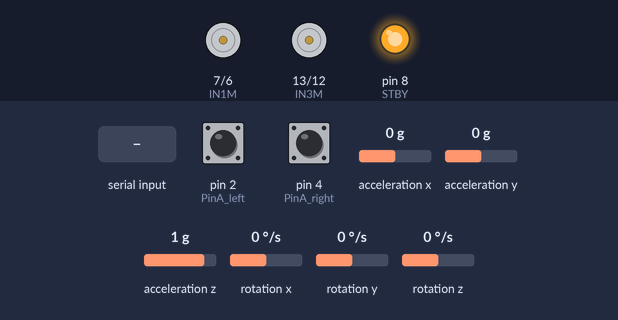
The sketch below on a simulated Arduino Uno, built with avr-gcc and run on an emulated ATmega328P. Parts: motor-driver pin pairs drawn as motors (green arrow = first pin HIGH = forward, orange = second pin HIGH = backward, longer = more drive, scaled by the enable pin, stopped while the standby pin is LOW), output pins drawn as LEDs (lit = HIGH). The test bench sets the inputs (shaded band); at power-on: rotation x 0 °/s, rotation z 0 °/s, acceleration y 0 g, pin 2 (PinA_left) LOW, pin 4 (PinA_right) LOW, acceleration x 0 g, acceleration z 1 g, rotation y 0 °/s.

Above: at 2.7 s.
2.8 s: rotation x set to -192 °/s
At 5.2 s:
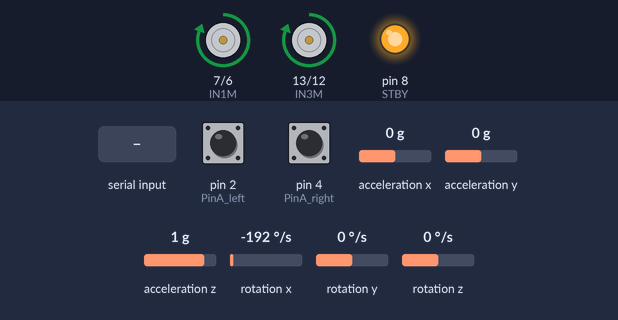
5.8 s: byte 2 (0x02) received over Serial
8.0 s: byte 5 (0x05) received over Serial
At 8.1 s:
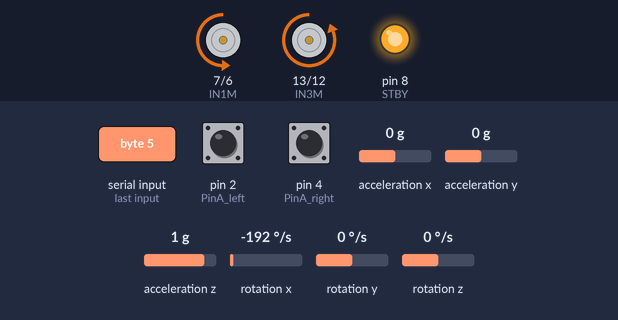
11.0 s: rotation z set to -192 °/s
14.0 s: acceleration y set to -1.4 g
At 14.19 s:
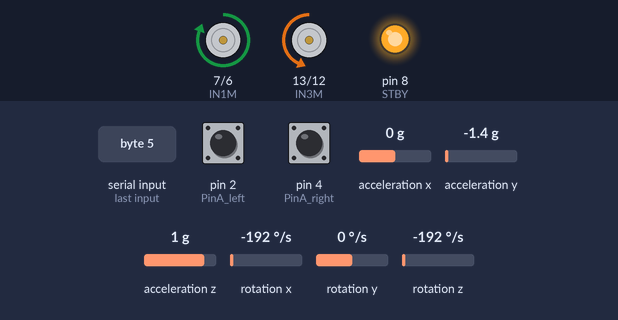
Timing chart, 0 to 16.8 s (numbered marks = the images above; inputs shaded):
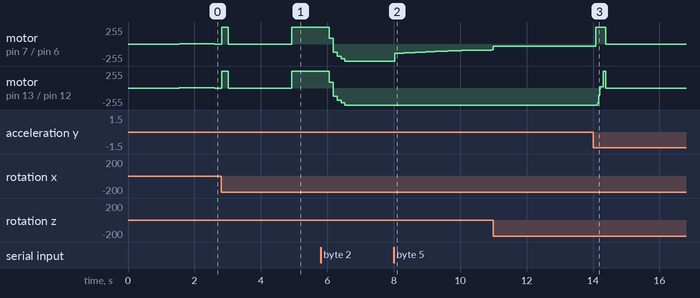

The sketch:

HJ-R3.ino
```cpp
#include <PinChangeInt.h>
#include <MsTimer2.h>
//利用测速码盘计数实现速度PID控制
#include <BalanceCar.h>
#include <KalmanFilter.h>
//I2Cdev、MPU6050和PID_v1类库需要事先安装在Arduino 类库文件夹下
#include "I2Cdev.h"
#include "MPU6050_6Axis_MotionApps20.h"
#include "Wire.h"

MPU6050 mpu; //实例化一个 MPU6050 对象，对象名称为 mpu
BalanceCar balancecar;
KalmanFilter kalmanfilter;
int16_t ax, ay, az, gx, gy, gz;
//TB6612FNG驱动模块控制信号
#define IN1M 7
#define IN2M 6
#define IN3M 13
#define IN4M 12
#define PWMA 9
#define PWMB 10
#define STBY 8

#define PinA_left 2  //中断0
#define PinA_right 4 //中断1


//声明自定义变量
int time;
byte inByte; //串口接收字节
int num;
double Setpoint;                               //角度DIP设定点，输入，输出
double Setpoints, Outputs = 0;                         //速度DIP设定点，输入，输出
double kp = 38, ki = 0.0, kd = 0.58;                   //需要你修改的参数
double kp_speed = 3.6, ki_speed = 0.1058, kd_speed = 0.0;            // 需要你修改的参数
double kp_turn = 28, ki_turn = 0, kd_turn = 0.29;                 //旋转PID设定
//转向PID参数
double setp0 = 0, dpwm = 0, dl = 0; //角度平衡点，PWM差，死区，PWM1，PWM2
float value;

//********************angle data*********************//
float Q;
float Angle_ax; //由加速度计算的倾斜角度
float Angle_ay;
float K1 = 0.05; // 对加速度计取值的权重
float angle0 = 0.00; //机械平衡角
int slong;
//********************angle data*********************//

//***************Kalman_Filter*********************//
float Q_angle = 0.001, Q_gyro = 0.005; //角度数据置信度,角速度数据置信度
float R_angle = 0.5 , C_0 = 1;
float timeChange = 5; //滤波法采样时间间隔毫秒
float dt = timeChange * 0.001; //注意：dt的取值为滤波器采样时间
//***************Kalman_Filter*********************//

//*********************************************
//******************** speed count ************
//*********************************************

volatile long count_right = 0;//使用volatile lon类型是为了外部中断脉冲计数值在其他函数中使用时，确保数值有效
volatile long count_left = 0;//使用volatile lon类型是为了外部中断脉冲计数值在其他函数中使用时，确保数值有效
int speedcc = 0;

//////////////////////脉冲计算/////////////////////////
int lz = 0;
int rz = 0;
int rpluse = 0;
int lpluse = 0;

/////////////////////脉冲计算////////////////////////////

//////////////转向、旋转参数///////////////////////////////
int turncount = 0; //转向介入时间计算
float turnoutput = 0;
//////////////转向、旋转参数///////////////////////////////

//////////////蓝牙控制量///////////////////
int front = 0;//前进变量
int back = 0;//后退变量
int turnl = 0;//左转标志
int turnr = 0;//右转标志
int spinl = 0;//左旋转标志
int spinr = 0;//右旋转标志
//////////////蓝牙控制量///////////////////

//////////////////超声波速度//////////////////

int chaoshengbo = 0;
int tingzhi = 0;
int jishi = 0;

//////////////////超声波速度//////////////////


//////////////////////脉冲计算///////////////////////
void countpluse()
{

  lz = count_left;
  rz = count_right;

  count_left = 0;
  count_right = 0;

  lpluse = lz;
  rpluse = rz;

  if ((balancecar.pwm1 < 0) && (balancecar.pwm2 < 0))                     //小车运动方向判断 后退时（PWM即电机电压为负） 脉冲数为负数
  {
    rpluse = -rpluse;
    lpluse = -lpluse;
  }
  else if ((balancecar.pwm1 > 0) && (balancecar.pwm2 > 0))                 //小车运动方向判断 前进时（PWM即电机电压为正） 脉冲数为负数
  {
    rpluse = rpluse;
    lpluse = lpluse;
  }
  else if ((balancecar.pwm1 < 0) && (balancecar.pwm2 > 0))                 //小车运动方向判断 前进时（PWM即电机电压为正） 脉冲数为负数
  {
    rpluse = rpluse;
    lpluse = -lpluse;
  }
  else if ((balancecar.pwm1 > 0) && (balancecar.pwm2 < 0))               //小车运动方向判断 左旋转 右脉冲数为负数 左脉冲数为正数
  {
    rpluse = -rpluse;
    lpluse = lpluse;
  }

  //提起判断
  balancecar.stopr += rpluse;
  balancecar.stopl += lpluse;

  //每5ms进入中断时，脉冲数叠加
  balancecar.pulseright += rpluse;
  balancecar.pulseleft += lpluse;

}
////////////////////脉冲计算///////////////////////


//////////////////角度PD////////////////////
void angleout()
{
  balancecar.angleoutput = kp * (kalmanfilter.angle + angle0) + kd * kalmanfilter.Gyro_x;//PD 角度环控制
}
//////////////////角度PD////////////////////

//////////////////////////////////////////////////////////
//////////////////中断定时 5ms定时中断////////////////////
/////////////////////////////////////////////////////////
void inter()
{
  sei();
  countpluse();                                     //脉冲叠加子函数
  mpu.getMotion6(&ax, &ay, &az, &gx, &gy, &gz);     //IIC获取MPU6050六轴数据 ax ay az gx gy gz
  kalmanfilter.Angletest(ax, ay, az, gx, gy, gz, dt, Q_angle, Q_gyro,R_angle,C_0,K1);                                      //获取angle 角度和卡曼滤波
  angleout();                                       //角度环 PD控制

  speedcc++;
  if (speedcc >= 8)                                //50ms进入速度环控制
  {
    Outputs = balancecar.speedpiout(kp_speed,ki_speed,kd_speed,front,back,setp0);
    speedcc = 0;
  }
    turncount++;
  if (turncount > 2)                                //10ms进入旋转控制
  {
    turnoutput = balancecar.turnspin(turnl,turnr,spinl,spinr,kp_turn,kd_turn,kalmanfilter.Gyro_z);                                    //旋转子函数
    turncount = 0;
  }
  balancecar.posture++;
  balancecar.pwma(Outputs,turnoutput,kalmanfilter.angle,kalmanfilter.angle6,turnl,turnr,spinl,spinr,front,back,kalmanfilter.accelz,IN1M,IN2M,IN3M,IN4M,PWMA,PWMB);                                            //小车总PWM输出
}
//////////////////////////////////////////////////////////
//////////////////中断定时 5ms定时中断///////////////////
/////////////////////////////////////////////////////////


// ===    初始设置     ===
void setup() {
  // TB6612FNGN驱动模块控制信号初始化
  pinMode(IN1M, OUTPUT);                         //控制电机1的方向，01为正转，10为反转
  pinMode(IN2M, OUTPUT);
  pinMode(IN3M, OUTPUT);                        //控制电机2的方向，01为正转，10为反转
  pinMode(IN4M, OUTPUT);
  pinMode(PWMA, OUTPUT);                        //左电机PWM
  pinMode(PWMB, OUTPUT);                        //右电机PWM
  pinMode(STBY, OUTPUT);                        //TB6612FNG使能


  //初始化电机驱动模块
  digitalWrite(IN1M, 0);
  digitalWrite(IN2M, 1);
  digitalWrite(IN3M, 1);
  digitalWrite(IN4M, 0);
  digitalWrite(STBY, 1);
  analogWrite(PWMA, 0);
  analogWrite(PWMB, 0);

  pinMode(PinA_left, INPUT);  //测速码盘输入
  pinMode(PinA_right, INPUT);

  // 加入I2C总线
  Wire.begin();                            //加入 I2C 总线序列
  Serial.begin(9600);                       //开启串口，设置波特率为 115200
  delay(1500);
  mpu.initialize();                       //初始化MPU6050
  delay(2);
 //5ms定时中断设置  使用timer2    注意：使用timer2会对pin3 pin11的PWM输出有影响，因为PWM使用的是定时器控制占空比，所以在使用timer的时候要注意查看对应timer的pin口。
  MsTimer2::set(5, inter);
  MsTimer2::start();

}

////////////////////////bluetooth//////////////////////
void kongzhi()
{
  while (Serial.available())                                    //等待蓝牙数据
    switch (Serial.read())                                      //读取蓝牙数据
    {
      case 0x01: front = 500;   break;                         //前进
      case 0x02: back = -500;   break;                        //后退
      case 0x03: turnl = 1;   break;                          //左转
      case 0x04: turnr = 1;   break;                          //右转
      case 0x05: spinl = 1;   break;                       //左旋转
      case 0x06: spinr = 1;   break;                       //右旋转
      case 0x07: turnl = 0; turnr = 0;  front = 0; back = 0; spinl = 0; spinr = 0;  break;                    //确保按键松开后为停车操作
      case 0x08: spinl = 0; spinr = 0;  front = 0; back = 0;  turnl = 0; turnr = 0;  break;                  //确保按键松开后为停车操作
      case 0x09: front = 0; back = 0; turnl = 0; turnr = 0; spinl = 0; spinr = 0; turnoutput = 0; break;       // 确保按键松开后为停车操作
      default: front = 0; back = 0; turnl = 0; turnr = 0; spinl = 0; spinr = 0; turnoutput = 0; break;
    }
}


////////////////////////////////////////turn//////////////////////////////////


// ===       主循环程序体       ===
void loop() {

  //主函数中循环检测及叠加脉冲 测定小车车速  使用电平改变既进入脉冲叠加 增加电机的脉冲数，保证小车的精确度。
  attachInterrupt(0, Code_left, CHANGE);
  attachPinChangeInterrupt(PinA_right, Code_right, CHANGE);
  //蓝牙控制
  kongzhi();

}

////////////////////////////////////////pwm///////////////////////////////////


//////////////////////////脉冲中断计算/////////////////////////////////////

void Code_left() {

  count_left ++;

} //左测速码盘计数


void Code_right() {

  count_right ++;

} //右测速码盘计数

//////////////////////////脉冲中断计算/////////////////////////////////////
```

BalanceCar.h
```cpp
#ifndef BalanceCar_h
#define BalanceCar_h

#if defined(ARDUINO) && (ARDUINO >= 100)
#include <Arduino.h>
#else
#include <WProgram.h>
#endif


class BalanceCar
{
public:
  double speedpiout(double kps,double kis,double kds,int f,int b,double p0);
  float turnspin(int turnleftflag,int turnrightflag,int spinleftflag,int spinrightflag,double kpturn,double kdturn,float Gyroz);
  void pwma(double speedoutput,float rotationoutput,float angle,float angle6,int turnleftflag,int turnrightflag,int spinleftflag,int spinrightflag,
						int f,int b,float accelz,int Pin1,int Pin2,int Pin3,int Pin4,int PinPWMA,int PinPWMB);
	int pulseright = 0;
	int pulseleft = 0;
	int posture=0;
	int stopl = 0;
	int stopr = 0;
	double angleoutput=0,pwm1 = 0, pwm2 = 0;
private:
	float speeds_filterold;//ËÙ¶ÈÂË²¨
	float positions;//Î»ÖÃ
	int turnmax = 0;                                    //Ðý×ªÊä³ö·ùÖµ
	int turnmin = 0;                                  //Ðý×ªÊä³ö·ùÖµ
	float turnout = 0;
	int flag1 = 0;
	int flag2 = 0;
	int flag3 = 0;
	int flag4 = 0;
};
#endif
//
// END OF FILE
//
```

KalmanFilter.h
```cpp
#ifndef KalmanFilter_h
#define KalmanFilter_h

#if defined(ARDUINO) && (ARDUINO >= 100)
#include <Arduino.h>
#else
#include <WProgram.h>
#endif


class KalmanFilter
{
public:
	void Yiorderfilter(float angle_m, float gyro_m,float dt,float K1);
	void Kalman_Filter(double angle_m, double gyro_m,float dt,float Q_angle,float Q_gyro,float R_angle,float C_0);
	void Angletest(int16_t ax,int16_t ay,int16_t az,int16_t gx,int16_t gy,int16_t gz,float dt,float Q_angle,float Q_gyro,
									float R_angle,float C_0,float K1);
  float Gyro_x,Gyro_y,Gyro_z;
  float accelz = 0;
  float angle;
  float angle6;
private:
	float angle_err,q_bias;
	float Pdot[4] = { 0, 0, 0, 0};
	float P[2][2] = {{ 1, 0 }, { 0, 1 }};
	float  PCt_0, PCt_1, E, K_0, K_1, t_0, t_1;
	float angle_dot;

};
#endif
//
// END OF FILE
//
```

Measured:
- after the input at 2.8 s, motor on pin 7 (IN1M) / pin 6 (IN2M): stopped → forward 255/255 at once, → stopped 0.20 s later, → forward 255/255 1.9 s later; motor on pin 13 (IN3M) / pin 12 (IN4M): stopped → forward 255/255 at once, → stopped 0.19 s later, → forward 255/255 1.9 s later
- after the input at 8.0 s, motor on pin 7 (IN1M) / pin 6 (IN2M): moves from backward 255/255 to backward 89/255 over 2.9 s, starting at once
- after the input at 14.0 s, motor on pin 7 (IN1M) / pin 6 (IN2M): backward 33/255 → forward 255/255 after 0.09 s, → stopped 0.29 s later; motor on pin 13 (IN3M) / pin 12 (IN4M): backward 255/255 → forward 22/255 after 0.14 s, → forward 255/255 0.16 s later, → stopped 0.08 s later
